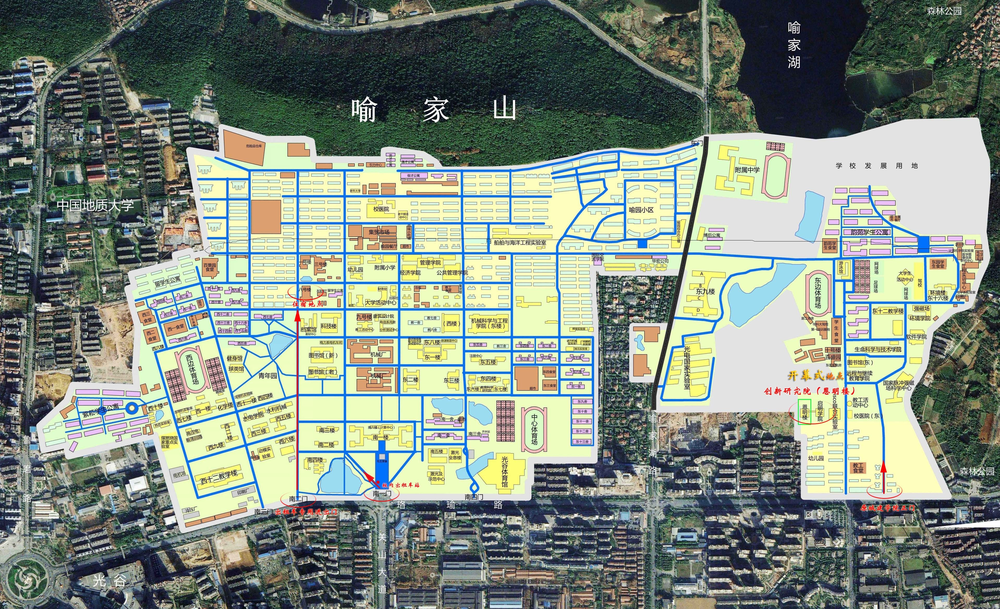
%> input picture 华科校园地图.tif, 1000 x 609 px, shrunk from 3836 x 2338 before the run
$ octave --eval "result = get_area('华科校园地图.tif');"   (GNU Octave 9; MATLAB toolbox functions it lacks are replaced by stand-ins)
%> lines starting %> are read from the running program, lines starting %| are printed output that depends on the picture; in (x1, y1, x2, y2) boxes, pixels count from 0 and x2, y2 are one past the last pixel; in counts of white or black regions, pixels touching at a corner belong together; the program's own positions count from 1
function [ whiteRegions ] = get_area( imagePath )
%> called with imagePath = '华科校园地图.tif'
    %UNTITLED 此处显示有关此函数的摘要
    %   此处显示详细说明
    imageData = imread(imagePath);
%> imageData is the input picture: size 609x1000x3 uint8; mean R, G, B 130.5, 141.5, 128.9
    grayImage = rgb2gray(imageData);
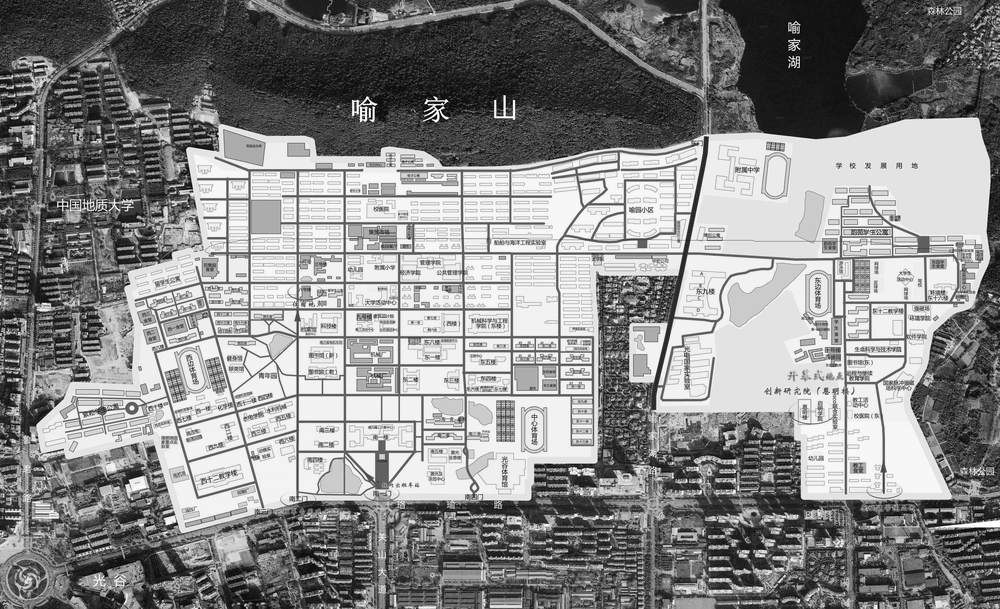
%> grayImage: size 609x1000 uint8; min 0, max 255, mean 136.8

    % 对灰度图像进行阈值分割
    threshold = graythresh(grayImage);
%> threshold = 0.549
    binaryImage = imbinarize(grayImage, threshold);
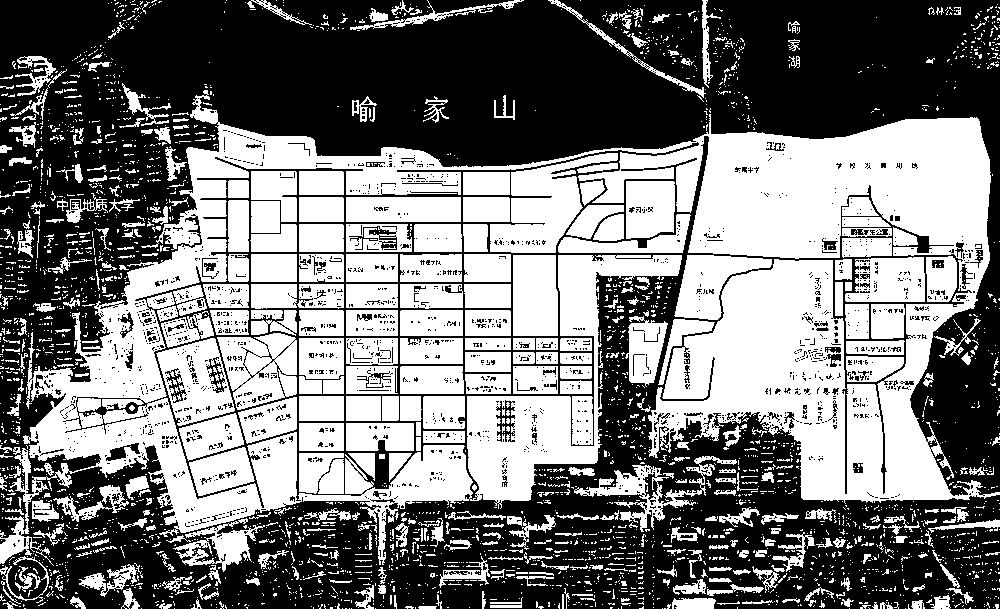
%> binaryImage: size 609x1000 logical; 47.2% white; 3095 white regions (2642 under 20 px), largest, box (x1, y1, x2, y2) and area: (0, 90, 1000, 566) 134653, (490, 153, 618, 253) 5878, (217, 333, 297, 410) 4212

    % 对二值图像进行连通区域分析
    labeledImage = bwlabel(binaryImage,4);
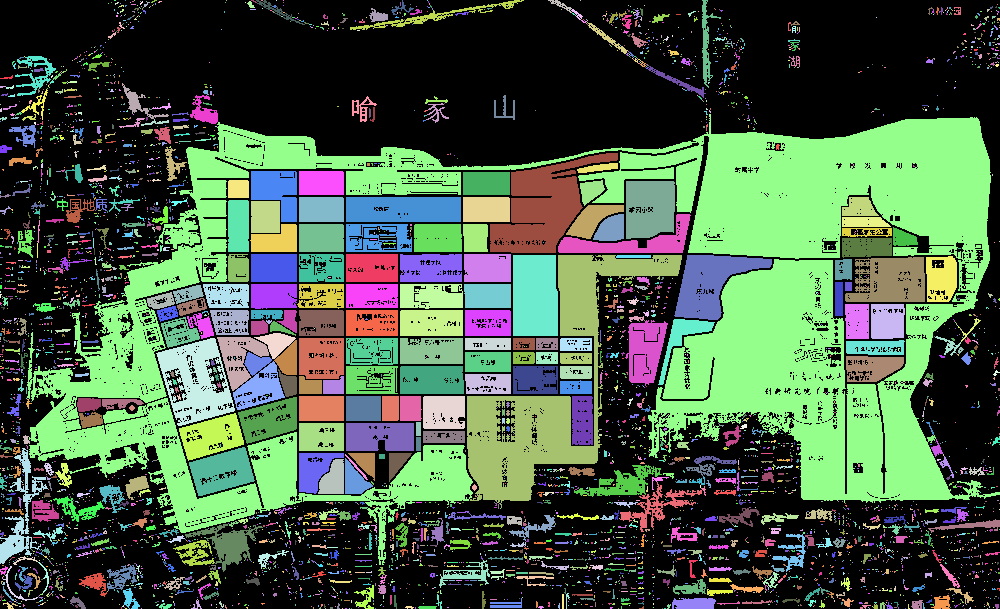
%> labeledImage: size 609x1000 double; 4352 distinct labels, from 0 to 4351; one colour per label, 0 black
    regionProps = regionprops(labeledImage, 'Area', 'PixelIdxList');
%> regionProps = 4351 regions; largest, Area: 115570, 14201, 5878, 3724, 3575

    % 获取面积大于阈值的白色区域
    areaThreshold = 0;  % 面积阈值，根据实际情况进行调整
    whiteRegions = [];
    for i = 1 : numel(regionProps)
        if regionProps(i).Area > areaThreshold
        whiteRegions{end+1} = regionProps(i).PixelIdxList;
        end

    end
%> after the loop, whiteRegions = 4351 items
end
